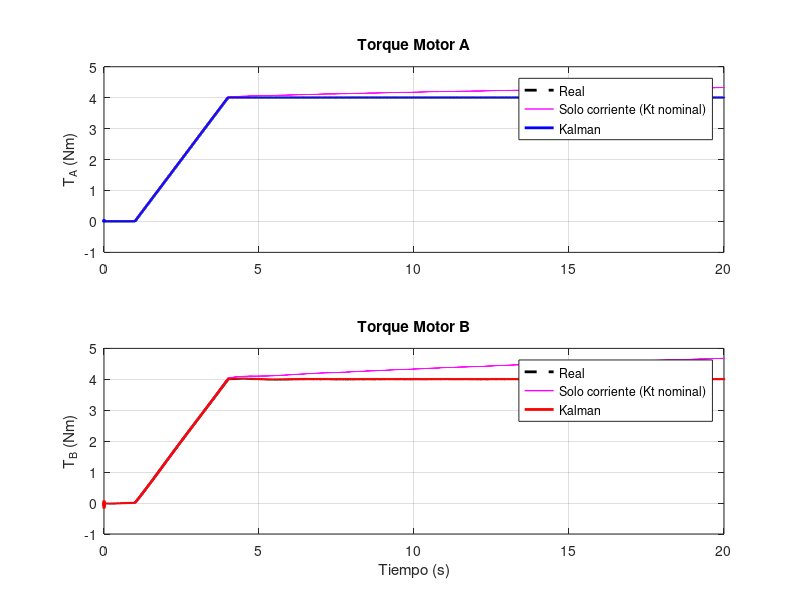
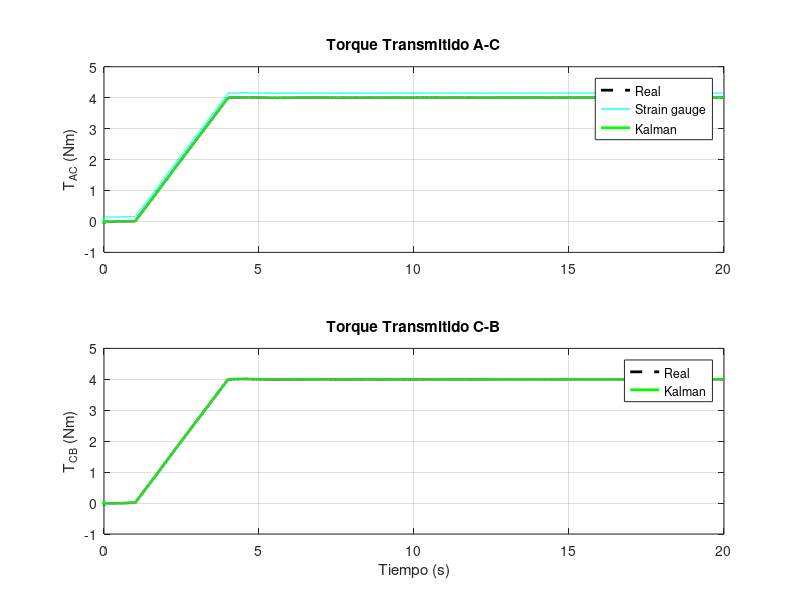
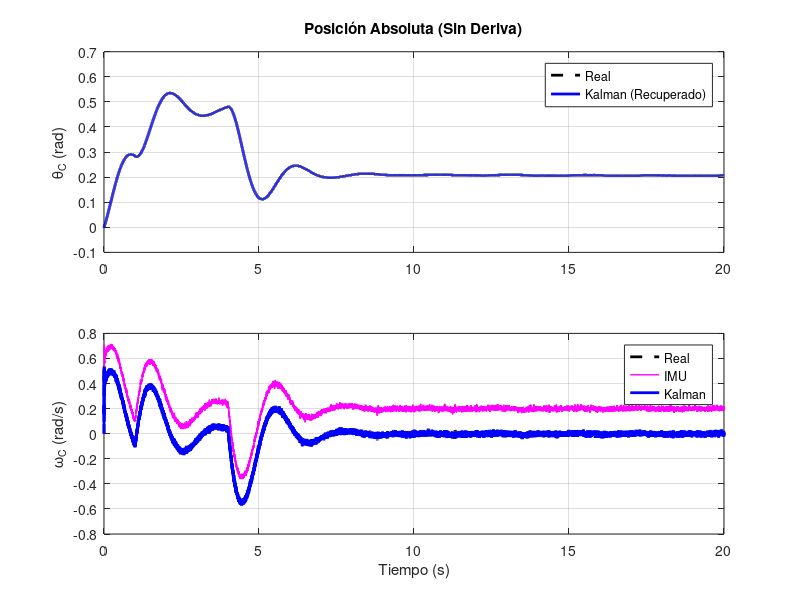

Recreate these plots in MATLAB, in order.
% =========================================================================
% SIMULACIÓN COMPLETA: SISTEMA DE 3 INERCIAS CON DERIVA TÉRMICA Y KALMAN
% (VERSIÓN CON SENSORES HALL, IMU, SG Y CORRIENTE)
% =========================================================================
clc; clear; close all;

%% 1. PARÁMETROS MECÁNICOS Y ELÉCTRICOS
d = 0.005; 
L = 0.15; 
G = 79.3e9;
J_polar = (pi * d^4) / 32;
k_full = (G * J_polar) / L;      % Rigidez del eje completo
c_full = 0.05;                   % Amortiguamiento de referencia

% Tramos divididos por la aleta central (L/2 -> 2x rigidez)
k1 = 2*k_full;  c1 = 2*c_full;   % Tramo Motor A -> C
k2 = 2*k_full;  c2 = 2*c_full;   % Tramo C -> Motor B

J_A = 4e-4;    % Motor A [kg*m^2]
J_B = 3e-4;    % Motor B [kg*m^2]
J_C = 5e-5;    % Eje + aleta central [kg*m^2]

% Fricción viscosa de rodamientos
b_A = 0.02;    % Motor A [Nms/rad]
b_B = 0.02;    % Motor B [Nms/rad]

% Constantes de torque nominables
Kt_A = 0.06;   % Motor A [Nm/A]
Kt_B = 0.05;   % Motor B [Nm/A]

% FRECUENCIAS NATURALES (Matriz M y K)
M = diag([J_A, J_C, J_B]);
K = [ k1,      -k1,      0;
      -k1,   k1+k2,    -k2;
        0,     -k2,     k2];

[~, Dlam] = eig(K, M);
fn_all = sort(sqrt(max(diag(Dlam),0)) / (2*pi));   % Incluye modo rígido (~0 Hz)
fn1 = fn_all(2);   % Primer modo elástico
fn2 = fn_all(3);   % Segundo modo elástico

% ANCHOS DE BANDA Y ELECTRONICA [Hz]
bw_driver       = 200;
bw_hall         = 500; % Ancho de banda del sensor Hall
bw_imu          = 150;
bw_strain       = 30;
bw_current_filt = 500;

fprintf('=== PARÁMETROS MECÁNICOS CARGADOS ===\n');
fprintf('Rigidez k1 (A-C): %.2f Nm/rad | Rigidez k2 (C-B): %.2f Nm/rad\n', k1, k2);
fprintf('Frecuencias naturales: Modo Rígido = %.2f Hz | Modo 1 = %.2f Hz | Modo 2 = %.2f Hz\n\n', ...
    fn_all(1), fn1, fn2);


%% 2. CONFIGURACIÓN TEMPORAL Y PERFIL DE TORQUE ABIERTO
fs_sim = 5000; 
dt_sim = 1/fs_sim; 
T_sim = 20;   % 20 segundos de simulación
t = (0:dt_sim:T_sim-dt_sim)'; 
N = length(t);

% PERFIL DE TORQUE DEL MOTOR A (Carga, Open-loop)
t_ramp_ini = 1.0; 
t_ramp_fin = 4.0;
idx_r1 = find(t >= t_ramp_ini, 1, 'first');
idx_r2 = find(t >= t_ramp_fin, 1, 'first');

T_A_ref = zeros(N,1);
T_A_ref(idx_r1:idx_r2) = linspace(0, 4.0, idx_r2-idx_r1+1)';
T_A_ref(idx_r2:end) = 4.0;

% DINÁMICA DEL DRIVER DEL MOTOR A (Prueba Lazo Abierto)
I_A_ref = T_A_ref / Kt_A;
tau_drv = 1/(2*pi*bw_driver);       
alpha_drv = dt_sim / (tau_drv + dt_sim);        

I_A_true = zeros(N,1);
for i = 2:N
    I_A_true(i) = I_A_true(i-1) + alpha_drv*(I_A_ref(i) - I_A_true(i-1));
end

% DERIVA TÉRMICA DE Kt (Prueba Lazo Abierto)
I_A_rated = 4.0 / Kt_A;        
tau_thermal = 10;              
alpha_th = dt_sim / (tau_thermal + dt_sim);
kt_drift_A = 0.08;             

heatA = zeros(N,1);
for i = 2:N
    heatA(i) = heatA(i-1) + alpha_th*((I_A_true(i)/I_A_rated)^2 - heatA(i-1));
end

Kt_A_actual = Kt_A * (1 - kt_drift_A*heatA);
T_A_true = Kt_A_actual .* I_A_true;   


%% 3. INICIALIZACIÓN LAZO CERRADO Y FILTRO DE KALMAN
% --- Planta Mecánica (6 estados) ---
Ac6 = [0, 1, 0, 0, 0, 0;
      -k1/J_A, -(c1+b_A)/J_A,  k1/J_A,  c1/J_A, 0, 0;
       0, 0, 0, 1, 0, 0;
       k1/J_C,  c1/J_C, -(k1+k2)/J_C, -(c1+c2)/J_C,  k2/J_C,  c2/J_C;
       0, 0, 0, 0, 0, 1;
       0, 0, k2/J_B, c2/J_B, -k2/J_B, -(c2+b_B)/J_B];
Bc6 = [0,0; 1/J_A,0; 0,0; 0,0; 0,0; 0,-1/J_B];
Maug6d = expm([Ac6, Bc6; zeros(2, 8)]*dt_sim);
Ad6 = Maug6d(1:6, 1:6); 
Bd6 = Maug6d(1:6, 7:8);

x6 = zeros(6, N);
I_A_true = zeros(N,1); T_A_true = zeros(N,1); 
I_B_true = zeros(N,1); T_B_true = zeros(N,1);
heatA = zeros(N,1); heatB = zeros(N,1);
I_A_rated = 4.0/Kt_A; I_B_rated = 3.0/Kt_B;
kt_drift_B = 0.08;

% --- FILTRO DE KALMAN (14 estados: 6 mecánica + 2 torques + 2 bias corriente + 2 filtros + 2 bias IMU/SG) ---
Ac8 = [0, 1, 0, 0, 0, 0, 0, 0;
      -k1/J_A, -(c1+b_A)/J_A,  k1/J_A,  c1/J_A, 0, 0, 1/J_A, 0; 
       0, 0, 0, 1, 0, 0, 0, 0;
       k1/J_C,  c1/J_C, -(k1+k2)/J_C, -(c1+c2)/J_C,  k2/J_C,  c2/J_C, 0, 0;
       0, 0, 0, 0, 0, 1, 0, 0;
       0, 0, k2/J_B, c2/J_B, -k2/J_B, -(c2+b_B)/J_B, 0, -1/J_B; 
       0, 0, 0, 0, 0, 0, 0, 0;
       0, 0, 0, 0, 0, 0, 0, 0];

nx = 14; 
Ac14 = zeros(nx,nx);
Ac14(1:8,1:8) = Ac8;
tau_imu_c = 1/(2*pi*bw_imu); 
tau_sg_c = 1/(2*pi*bw_strain);

% Filtros de dinámica de sensores
Ac14(11,4) = 1/tau_imu_c; 
Ac14(11,11) = -1/tau_imu_c;
Ac14(12,1) = k1/tau_sg_c;
Ac14(12,3) = -k1/tau_sg_c;
Ac14(12,2) = c1/tau_sg_c; 
Ac14(12,4) = -c1/tau_sg_c; 
Ac14(12,12) = -1/tau_sg_c;

% Nota: Los estados 9, 10, 13 y 14 son derivas/sesgos constantes (sus derivadas son 0)
Adk = expm(Ac14*dt_sim);

% Matriz de Observación (6 sensores con estimación de bias en corriente, IMU y SG)
H = zeros(6,nx); 
H(1,1) = 1;               % Sensor Hall Motor A (thetaA)
H(2,5) = 1;               % Sensor Hall Motor B (thetaB)
H(3,7) = 1; H(3,9) = 1;   % Sensor corriente Motor A + Bias Corriente A
H(4,8) = 1; H(4,10) = 1;  % Sensor corriente Motor B + Bias Corriente B
H(5,11) = 1; H(5,13) = 1; % IMU + Bias IMU
H(6,12) = 1; H(6,14) = 1; % Strain Gauge + Bias SG

noise_hall_std = 0.002;   % Ruido típico para sensor Hall magnético
noise_current_std = 0.03;
noise_gyro_std = 0.02; 
noise_strain_std = 0.005;

% --- Sesgos (Bias) reales de los sensores ---
bias_hallA = 0.05;      % Sesgo constante Hall A [rad]
bias_hallB = -0.03;     % Sesgo constante Hall B [rad]
bias_currentA = 0.1;    % Sesgo constante Corriente A [A]
bias_currentB = -0.08;  % Sesgo constante Corriente B [A]
bias_imu = 0.2;         % Sesgo constante IMU [rad/s]
bias_sg = 0.15;         % Sesgo constante Strain Gauge [Nm]

% --- Análisis de Observabilidad ---
O_mat = obsv(Adk, H);      % Matriz de observabilidad discreta
rank_O = rank(O_mat);      % Rango (debe ser igual a nx = 14)
cond_O = cond(O_mat);      % Número de condición

% --- Búsqueda del mínimo de sensores ---
min_sensores = 0;
nombres_sensores = {'Hall A', 'Hall B', 'Corriente A', 'Corriente B', 'IMU', 'Strain Gauge'};
combo_ideal = {};

for k = 1:6
    combos = nchoosek(1:6, k);
    for j = 1:size(combos, 1)
        H_test = H(combos(j,:), :);
        if rank(obsv(Adk, H_test)) == nx
            min_sensores = k;
            combo_ideal = nombres_sensores(combos(j,:));
            break;
        end
    end
    if min_sensores > 0
        break; 
    end
end

tau_hall = 1/(2*pi*bw_hall); alpha_hall = dt_sim/(tau_hall+dt_sim);
tau_cs = 1/(2*pi*bw_current_filt); alpha_cs = dt_sim/(tau_cs+dt_sim);
tau_imu = 1/(2*pi*bw_imu); alpha_imu = dt_sim/(tau_imu+dt_sim);
tau_sg = 1/(2*pi*bw_strain); alpha_sg = dt_sim/(tau_sg+dt_sim);

var_hall = noise_hall_std^2 * alpha_hall/(2-alpha_hall);
var_IA = noise_current_std^2 * alpha_cs/(2-alpha_cs);
var_imu = noise_gyro_std^2 * alpha_imu/(2-alpha_imu);
var_sg = noise_strain_std^2 * alpha_sg/(2-alpha_sg);

% Matriz de Covarianza R (6x6)
R = diag([var_hall, var_hall, (Kt_A^2)*var_IA, (Kt_B^2)*var_IA, var_imu, var_sg]);

% Matriz de Covarianza Q (14x14)
Q = diag([1e-10, 5e-5, 1e-10, 5e-5, 1e-10, 5e-5, ... % 1-6: Dinámica mecánica
          0.01*dt_sim, 0.01*dt_sim, ...              % 7-8: Torques activos
          1e-5*dt_sim, 1e-5*dt_sim, ...              % 9-10: Bias Corrientes
          1e-8, 1e-8, ...                            % 11-12: Filtros sensores
          1e-6, 1e-6]);                              % 13-14: Bias IMU y SG

x_est = zeros(nx,1);
P = diag([1e-4, 1, 1e-4, 1, 1e-4, 1, 10, 10, 1, 1, 1, 1, 1, 1]);

X_hist = zeros(nx, N);
thetaA_meas = zeros(N,1); thetaB_meas = zeros(N,1);
TA_current_est = zeros(N,1); TB_current_est = zeros(N,1);
omegaC_meas = zeros(N,1); SG_meas = zeros(N,1);
T_A_cmd = zeros(N,1);

IA_meas = 0; IB_meas = 0; 

Kp_pos = 1; Ki_pos = 5; Kd_pos = 0.5; 
integral_max = 10; theta_C_target = 0.2; theta_err_int = 0;


%% LIMITES DE SEGURIDAD (FAIL SAFES)
max_angle_rad = 135 * (pi / 180);       
max_speed_rads = 1000 * (2*pi / 60);    
max_torque_Nm = 8.0;                    
system_fault = false;
fault_time = NaN;
fault_reason = ''; % <-- Nueva variable para almacenar la causa exacta

%% 4. BUCLE EN TIEMPO REAL (Simulación Lazo Cerrado)
for i = 2:N
    
    if ~system_fault
        T_AC_prev = k1*(x6(1,i-1)-x6(3,i-1)) + c1*(x6(2,i-1)-x6(4,i-1));
        T_CB_prev = k2*(x6(3,i-1)-x6(5,i-1)) + c2*(x6(4,i-1)-x6(6,i-1));
        
        % Lógica desglozada para identificar la causa raíz
        if abs(x6(1,i-1)) >= max_angle_rad || abs(x6(5,i-1)) >= max_angle_rad
            system_fault = true;
            fault_time = t(i);
            fault_reason = 'Límite de ÁNGULO superado (>= 135°)';
            
        elseif abs(x6(2,i-1)) >= max_speed_rads || abs(x6(6,i-1)) >= max_speed_rads
            system_fault = true;
            fault_time = t(i);
            fault_reason = 'Límite de VELOCIDAD superado (>= 1000 RPM)';
            
        elseif abs(T_A_true(i-1)) >= max_torque_Nm || abs(T_B_true(i-1)) >= max_torque_Nm || ...
               abs(T_AC_prev) >= max_torque_Nm || abs(T_CB_prev) >= max_torque_Nm
            system_fault = true;
            fault_time = t(i);
            fault_reason = sprintf('Límite de TORQUE superado (>= %.1f Nm)', max_torque_Nm);
        end
    end

    if system_fault
        T_A_cmd(i) = 0;
        I_A_ref_i = 0;
        T_B_cmd_i = 0;
        I_B_ref_i = 0;
    else
        % Motor A
        biasA_estimado = x_est(9); 
        T_A_cmd(i) = T_A_ref(i) + biasA_estimado; 
        I_A_ref_i = T_A_cmd(i) / Kt_A;
        
        % Motor B (Lazo Cerrado PID)
        % CRÍTICO: El PID vuelve a usar la estimación del Kalman (x_est) porque 
        % los sensores Hall recuperaron la observabilidad de la posición absoluta.
        theta_err = theta_C_target - x_est(3);
        theta_err_int = max(min(theta_err_int + dt_sim*theta_err, integral_max), -integral_max);
        T_B_cmd_i = -(Kp_pos*theta_err + Ki_pos*theta_err_int + Kd_pos*(0 - x_est(4)));
        I_B_ref_i = T_B_cmd_i / Kt_B;
    end
    
    I_A_true(i) = I_A_true(i-1) + alpha_drv*(I_A_ref_i - I_A_true(i-1));
    heatA(i) = heatA(i-1) + alpha_th*((I_A_true(i)/I_A_rated)^2 - heatA(i-1));
    Kt_A_actual = Kt_A * (1 - kt_drift_A*heatA(i));
    T_A_true(i) = Kt_A_actual * I_A_true(i);

    I_B_true(i) = I_B_true(i-1) + alpha_drv*(I_B_ref_i - I_B_true(i-1));
    heatB(i) = heatB(i-1) + alpha_th*((I_B_true(i)/I_B_rated)^2 - heatB(i-1));
    Kt_B_actual = Kt_B * (1 - kt_drift_B*heatB(i));
    T_B_true(i) = Kt_B_actual * I_B_true(i);

    u_plant = [T_A_true(i); T_B_true(i)];

    x6(:,i) = Ad6*x6(:,i-1) + Bd6*u_plant; 
    
    theta_A_true_i = x6(1,i); omega_A_true_i = x6(2,i);
    theta_C_true_i = x6(3,i); omega_C_true_i = x6(4,i);
    theta_B_true_i = x6(5,i); omega_B_true_i = x6(6,i);
    T_AC_true_i = k1*(theta_A_true_i-theta_C_true_i) + c1*(omega_A_true_i-omega_C_true_i);

    % --- Adquisición de Sensores ---
    
    % Sensores Hall
    thA_raw = theta_A_true_i + bias_hallA + noise_hall_std*randn;
    thB_raw = theta_B_true_i + bias_hallB + noise_hall_std*randn;
    
    % Compensación estática (Homing) requerida por el modo rígido
    thA_cal = thA_raw - bias_hallA; 
    thB_cal = thB_raw - bias_hallB; 
    
    thetaA_meas(i) = thetaA_meas(i-1) + alpha_hall*(thA_cal - thetaA_meas(i-1));
    thetaB_meas(i) = thetaB_meas(i-1) + alpha_hall*(thB_cal - thetaB_meas(i-1));
    
    % Corriente
    IA_raw = I_A_true(i) + bias_currentA + noise_current_std*randn;
    IB_raw = I_B_true(i) + bias_currentB + noise_current_std*randn;
    IA_meas = IA_meas + alpha_cs*(IA_raw - IA_meas);
    IB_meas = IB_meas + alpha_cs*(IB_raw - IB_meas);
    TA_current_est(i) = Kt_A * IA_meas;
    TB_current_est(i) = Kt_B * IB_meas;

    % IMU y SG
    wC_raw = omega_C_true_i + bias_imu + noise_gyro_std*randn;
    omegaC_meas(i) = omegaC_meas(i-1) + alpha_imu*(wC_raw - omegaC_meas(i-1));

    SG_raw = T_AC_true_i + bias_sg + noise_strain_std*randn;
    SG_meas(i) = SG_meas(i-1) + alpha_sg*(SG_raw - SG_meas(i-1));

    % --- Filtro de Kalman (6 mediciones) ---
    x_pred = Adk*x_est;
    P_pred = Adk*P*Adk' + Q;
    
    % Vector z actualizado con las 6 variables
    z = [thetaA_meas(i); thetaB_meas(i); TA_current_est(i); TB_current_est(i); omegaC_meas(i); SG_meas(i)];
         
    y_innov = z - H*x_pred;
    S = H*P_pred*H' + R;
    K = (P_pred*H') / S;

    x_est = x_pred + K*y_innov;
    P = (eye(nx) - K*H)*P_pred;
    X_hist(:,i) = x_est;
end

% Cálculos derivados
thetaA_kf = X_hist(1,:)'; omegaA_kf = X_hist(2,:)';
thetaC_kf = X_hist(3,:)'; omegaC_kf = X_hist(4,:)';
thetaB_kf = X_hist(5,:)'; omegaB_kf = X_hist(6,:)';
T_A_kf    = X_hist(7,:)'; T_B_kf    = X_hist(8,:)';
biasA_kf  = X_hist(9,:)'; biasB_kf  = X_hist(10,:)';

T_AC_kf = k1*(thetaA_kf-thetaC_kf) + c1*(omegaA_kf-omegaC_kf);
T_CB_kf = k2*(thetaC_kf-thetaB_kf) + c2*(omegaC_kf-omegaB_kf);

theta_C_true = x6(3,:)'; omega_C_true = x6(4,:)';
T_AC_true = k1*(x6(1,:)'-x6(3,:)') + c1*(x6(2,:)'-x6(4,:)');
T_CB_true = k2*(x6(3,:)'-x6(5,:)') + c2*(x6(4,:)'-x6(6,:)');

%% 5. GRÁFICOS Y MÉTRICAS
% Figura 1: Torques
figure('Name', 'Torque Motor A y Motor B', 'Color', 'w', 'Position', [50,50,950,700]);
subplot(2,1,1);
plot(t, T_A_true, 'k--', 'LineWidth', 2); hold on;
plot(t, TA_current_est, 'm', 'LineWidth', 1); plot(t, T_A_kf, 'b', 'LineWidth', 2);
if system_fault, xline(fault_time, 'r--', 'HandleVisibility', 'off'); end
ylabel('T_A (Nm)'); grid on; xlim([0 T_sim]);
legend('Real', 'Solo corriente (Kt nominal)', 'Kalman', 'Location', 'best'); title('Torque Motor A');
subplot(2,1,2);
plot(t, T_B_true, 'k--', 'LineWidth', 2); hold on;
plot(t, TB_current_est, 'm', 'LineWidth', 1); plot(t, T_B_kf, 'r', 'LineWidth', 2);
if system_fault, xline(fault_time, 'r--', 'HandleVisibility', 'off'); end
ylabel('T_B (Nm)'); xlabel('Tiempo (s)'); grid on; xlim([0 T_sim]);
legend('Real', 'Solo corriente (Kt nominal)', 'Kalman', 'Location', 'best'); title('Torque Motor B');

% Figura 2: Torque Transmitido
figure('Name', 'Torque Transmitido', 'Color', 'w', 'Position', [70,70,950,700]);
subplot(2,1,1);
plot(t, T_AC_true, 'k--', 'LineWidth', 2); hold on;
plot(t, SG_meas, 'c', 'LineWidth', 1); plot(t, T_AC_kf, 'g', 'LineWidth', 2);
if system_fault, xline(fault_time, 'r--', 'HandleVisibility', 'off'); end
ylabel('T_{AC} (Nm)'); grid on; xlim([0 T_sim]);
legend('Real', 'Strain gauge', 'Kalman', 'Location', 'best'); title('Torque Transmitido A-C');
subplot(2,1,2);
plot(t, T_CB_true, 'k--', 'LineWidth', 2); hold on; plot(t, T_CB_kf, 'g', 'LineWidth', 2);
if system_fault, xline(fault_time, 'r--', 'HandleVisibility', 'off'); end
ylabel('T_{CB} (Nm)'); xlabel('Tiempo (s)'); grid on; xlim([0 T_sim]);
legend('Real', 'Kalman', 'Location', 'best'); title('Torque Transmitido C-B');

% Figura 3: Cinemática Disco C
figure('Name', 'Cinemática Disco C', 'Color', 'w', 'Position', [90,90,950,700]);
subplot(2,1,1);
plot(t, theta_C_true, 'k--', 'LineWidth', 2); hold on; plot(t, thetaC_kf, 'b', 'LineWidth', 2);
if system_fault, xline(fault_time, 'r--', 'HandleVisibility', 'off'); end
ylabel('\theta_C (rad)'); grid on; xlim([0 T_sim]); legend('Real', 'Kalman (Recuperado)', 'Location', 'best');
title('Posición Absoluta (Sin Deriva)');
subplot(2,1,2);
plot(t, omega_C_true, 'k--', 'LineWidth', 2); hold on;
plot(t, omegaC_meas, 'm', 'LineWidth', 1); plot(t, omegaC_kf, 'b', 'LineWidth', 2);
if system_fault, xline(fault_time, 'r--', 'HandleVisibility', 'off'); end
ylabel('\omega_C (rad/s)'); xlabel('Tiempo (s)'); grid on; xlim([0 T_sim]); legend('Real', 'IMU', 'Kalman');

% --- EXTRACTO DE ESTADOS REALES Y MÉTRICAS ---
theta_A_true = x6(1,:)'; omega_A_true = x6(2,:)';
theta_C_true = x6(3,:)'; omega_C_true = x6(4,:)';
theta_B_true = x6(5,:)'; omega_B_true = x6(6,:)';

rmse = @(e) sqrt(mean(e.^2));
mejora = @(rmse_crudo, rmse_kf) ((rmse_crudo - rmse_kf)/rmse_crudo)*100;

fprintf('========================================================================================\n');
fprintf('                             MÉTRICAS DE DESEMPEÑO Y SENSORES                           \n');
fprintf('========================================================================================\n\n');

% 1. POSICIONES ANGULARES
fprintf('--- POSICIONES ANGULARES [rad] ---\n');
fprintf('theta_A  | Sensor directo: Hall A (+ Fusión Modelo/Kalman)\n');
fprintf('         RMSE Crudo: %.5f rad | RMSE Kalman: %.5f rad | Mejora: %.2f %%\n', ...
    rmse(thetaA_meas - theta_A_true), rmse(thetaA_kf - theta_A_true), mejora(rmse(thetaA_meas - theta_A_true), rmse(thetaA_kf - theta_A_true)));

fprintf('theta_B  | Sensor directo: Hall B (+ Fusión Modelo/Kalman)\n');
fprintf('         RMSE Crudo: %.5f rad | RMSE Kalman: %.5f rad | Mejora: %.2f %%\n', ...
    rmse(thetaB_meas - theta_B_true), rmse(thetaB_kf - theta_B_true), mejora(rmse(thetaB_meas - theta_B_true), rmse(thetaB_kf - theta_B_true)));

fprintf('theta_C  | Sensor directo: Ninguno (Estimación Virtual por Fusión: Hall A, Hall B, IMU, SG)\n');
fprintf('         RMSE Crudo: N/A          | RMSE Kalman: %.5f rad\n\n', ...
    rmse(thetaC_kf - theta_C_true));

% 2. VELOCIDADES ANGULARES
fprintf('--- VELOCIDADES ANGULARES [rad/s] ---\n');
fprintf('omega_A  | Sensor directo: Ninguno (Estimación Virtual: Modelo + Hall A + Corriente A)\n');
fprintf('         RMSE Crudo: N/A          | RMSE Kalman: %.4f rad/s\n', ...
    rmse(omegaA_kf - omega_A_true));

fprintf('omega_B  | Sensor directo: Ninguno (Estimación Virtual: Modelo + Hall B + Corriente B)\n');
fprintf('         RMSE Crudo: N/A          | RMSE Kalman: %.4f rad/s\n', ...
    rmse(omegaB_kf - omega_B_true));

fprintf('omega_C  | Sensor directo: IMU Giroscopio (+ Fusión Modelo/Kalman)\n');
fprintf('         RMSE Crudo: %.4f rad/s | RMSE Kalman: %.4f rad/s | Mejora: %.2f %%\n\n', ...
    rmse(omegaC_meas - omega_C_true), rmse(omegaC_kf - omega_C_true), mejora(rmse(omegaC_meas - omega_C_true), rmse(omegaC_kf - omega_C_true)));

% 3. TORQUES
fprintf('--- TORQUES ACTIVOS Y TRANSMITIDOS [Nm] ---\n');
fprintf('T_A      | Sensor directo: Corriente Motor A (+ Estimación Kalman de Kt drift y Bias)\n');
fprintf('         RMSE Crudo: %.4f Nm   | RMSE Kalman: %.4f Nm   | Mejora: %.2f %%\n', ...
    rmse(TA_current_est - T_A_true), rmse(T_A_kf - T_A_true), mejora(rmse(TA_current_est - T_A_true), rmse(T_A_kf - T_A_true)));

fprintf('T_B      | Sensor directo: Corriente Motor B (+ Estimación Kalman de Kt drift y Bias)\n');
fprintf('         RMSE Crudo: %.4f Nm   | RMSE Kalman: %.4f Nm   | Mejora: %.2f %%\n', ...
    rmse(TB_current_est - T_B_true), rmse(T_B_kf - T_B_true), mejora(rmse(TB_current_est - T_B_true), rmse(T_B_kf - T_B_true)));

fprintf('T_AC     | Sensor directo: Strain Gauge SG (+ Fusión Modelo/Kalman)\n');
fprintf('         RMSE Crudo: %.4f Nm   | RMSE Kalman: %.4f Nm   | Mejora: %.2f %%\n', ...
    rmse(SG_meas - T_AC_true), rmse(T_AC_kf - T_AC_true), mejora(rmse(SG_meas - T_AC_true), rmse(T_AC_kf - T_AC_true)));

fprintf('T_CB     | Sensor directo: Ninguno (Estimación Virtual: Modelo + Hall B + SG)\n');
fprintf('         RMSE Crudo: N/A          | RMSE Kalman: %.4f Nm\n', ...
    rmse(T_CB_kf - T_CB_true));
fprintf('========================================================================================\n\n');

fprintf('=== EVALUACIÓN DE ANCHO DE BANDA ===\n');
bw_ctrl_loop = sqrt(Kp_pos/J_B)/(2*pi);
fprintf('Ancho de banda del lazo de control de B: %.2f Hz\n', bw_ctrl_loop);

if bw_driver > 5*bw_ctrl_loop
    fprintf('>> OK: Driver (%d Hz) > 5x ancho de banda de control (%.2f Hz).\n', bw_driver, bw_ctrl_loop);
else
    fprintf('>> ALERTA: Driver (%d Hz) podría limitar el control.\n', bw_driver);
end

if bw_current_filt > 5*fn1
    fprintf('>> OK: Filtro corriente (%d Hz) resuelve fn1 (BW > 5x fn1).\n', bw_current_filt);
else
    fprintf('>> ALERTA: Filtro corriente (%d Hz) podría no resolver fn1.\n', bw_current_filt);
end
fprintf('=====================================================\n\n');

fprintf('=== ESTADO DE SEGURIDAD (FAIL SAFES) ===\n');
if system_fault
    fprintf('!!! ADVERTENCIA: Se disparó un FAIL SAFE a los %.3f segundos !!!\n', fault_time);
    fprintf('Causa específica: %s\n', fault_reason); % <-- Imprime la razón exacta
else
    fprintf('Estado: OK. No se detectaron violaciones a los límites angulares, cinemáticos ni de torque.\n');
end
fprintf('=====================================================\n');

fprintf('=== ANÁLISIS DE OBSERVABILIDAD ===\n');
fprintf('Rango de la matriz: %d / %d\n', rank_O, nx);
fprintf('Número de condición: %.2e (valores menores indican mejor observabilidad numérica)\n', cond_O);

if rank_O == nx
    fprintf('>> OK: El sistema es COMPLETAMENTE OBSERVABLE con los 6 sensores actuales.\n');
else
    fprintf('>> ALERTA: El sistema NO es completamente observable. Rango deficiente.\n');
end

if min_sensores > 0
    fprintf('>> MÍNIMO NECESARIO: Se requieren al menos %d sensor(es) para observar los %d estados.\n', min_sensores, nx);
    fprintf('>> COMBINACIÓN VÁLIDA: %s\n', strjoin(combo_ideal, ', '));
else
    fprintf('>> ERROR: Ninguna combinación de los sensores permite observabilidad completa.\n');
end
fprintf('=====================================================\n\n');
